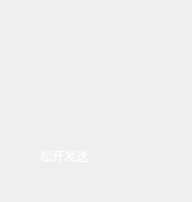
<?xml version="1.0" encoding="UTF-8"?>
<ui version="4.0">
 <class>RecordShow</class>
 <widget class="QWidget" name="RecordShow">
  <property name="geometry">
   <rect>
    <x>0</x>
    <y>0</y>
    <width>192</width>
    <height>202</height>
   </rect>
  </property>
  <property name="windowTitle">
   <string>Form</string>
  </property>
  <property name="styleSheet">
   <string notr="true"/>
  </property>
  <widget class="QLabel" name="label">
   <property name="geometry">
    <rect>
     <x>40</x>
     <y>140</y>
     <width>111</width>
     <height>31</height>
    </rect>
   </property>
   <property name="styleSheet">
    <string notr="true">color: rgb(255, 255, 255);
font: 16pt &quot;微软雅黑&quot;;</string>
   </property>
   <property name="text">
    <string>松开发送</string>
   </property>
  </widget>
  <widget class="QLabel" name="label_2">
   <property name="geometry">
    <rect>
     <x>50</x>
     <y>30</y>
     <width>91</width>
     <height>91</height>
    </rect>
   </property>
   <property name="text">
    <string/>
   </property>
   <property name="pixmap">
    <pixmap resource="../res.qrc">:/image/麦克风.png</pixmap>
   </property>
   <property name="scaledContents">
    <bool>true</bool>
   </property>
  </widget>
  <widget class="QLabel" name="label_3">
   <property name="geometry">
    <rect>
     <x>1</x>
     <y>5</y>
     <width>231</width>
     <height>191</height>
    </rect>
   </property>
   <property name="text">
    <string/>
   </property>
   <property name="pixmap">
    <pixmap resource="../res.qrc">:/image/bg/black.png</pixmap>
   </property>
  </widget>
  <zorder>label_3</zorder>
  <zorder>label</zorder>
  <zorder>label_2</zorder>
 </widget>
 <resources>
  <include location="../res.qrc"/>
 </resources>
 <connections/>
</ui>
